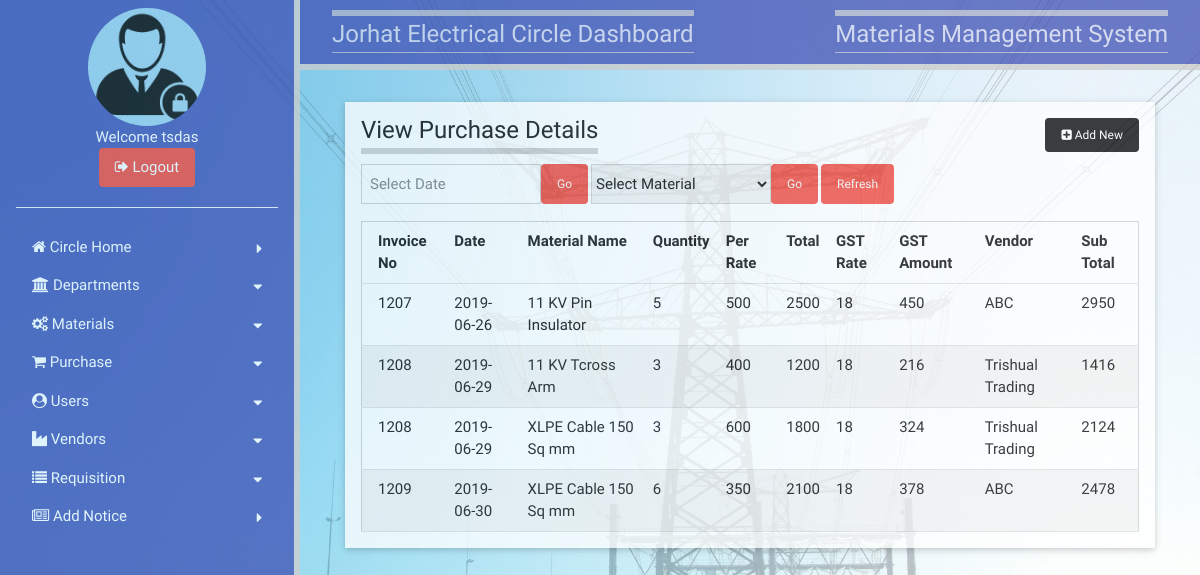
The app's page /APDCLTS/viewpurchase.php (signed in) with its own data.
### tables this page shows
CREATE TABLE `users` (
  `usertype` varchar(20) NOT NULL,
  `department` varchar(255) NOT NULL,
  `userid` varchar(100) NOT NULL,
  `password` varchar(100) NOT NULL,
  PRIMARY KEY (`userid`)
);

CREATE TABLE `purchasedetails` (
  `invoiceno` int(11) NOT NULL,
  `mid` int(11) NOT NULL,
  `quantity` int(11) NOT NULL,
  `rate` float NOT NULL,
  `amount` float NOT NULL,
  `gst` float NOT NULL,
  `gstamount` float NOT NULL,
  `total` float NOT NULL,
  PRIMARY KEY (`invoiceno`,`mid`)
);

CREATE TABLE `purchase` (
  `invoiceno` int(11) NOT NULL,
  `idate` varchar(100) NOT NULL,
  `vendor` varchar(100) NOT NULL,
  PRIMARY KEY (`invoiceno`)
);

CREATE TABLE `materials` (
  `mid` int(11) NOT NULL AUTO_INCREMENT,
  `mname` varchar(200) NOT NULL,
  `details` varchar(200) NOT NULL,
  PRIMARY KEY (`mid`)
);

### APDCLTS/viewpurchase.php (the view, shortened to what this page needs)
<?php
  require_once 'include/connect.php';
    $uid=$_SESSION["uname"];
    $sql="Select department from users where userid='$uid'";
    $result=mysqli_query($link,$sql);
    $row=mysqli_fetch_array($result);
    $divn=$row[0];
?>
<!doctype html>
<html>
<head>
<link href="css/w3.css" type="text/css" rel="stylesheet">
<link href="css/style.css" type="text/css" rel="stylesheet">
<link rel="stylesheet" href="https://cdnjs.cloudflare.com/ajax/libs/font-awesome/4.7.0/css/font-awesome.min.css">
<link href="jQueryAssets/jquery.ui.core.min.css" rel="stylesheet" type="text/css">
<link href="jQueryAssets/jquery.ui.theme.min.css" rel="stylesheet" type="text/css">
<link href="jQueryAssets/jquery.ui.datepicker.min.css" rel="stylesheet" type="text/css">
</head>
<body>
<?php include "circleSbar.php"; ?>
<div id="main" style="margin-left:300px">
    <div class="w3-container w3-indigo w3-right-align w3-opacity-min w3-bottombar">
      <div class="w3-container w3-indigo w3-right-align w3-opacity-min">
          	<div class="w3-left">
              <h3 class="topbar w3-border-bottom"><?php echo $divn; ?> Dashboard</h3>
            </div>
            <div class="w3-right">
              <h3 class="topbar w3-border-bottom">Materials Management System</h3>
            </div>
      </div>
    </div>
    	<div class="w3-card-2 w3-white w3-opacity-min" style="width:90%; margin:32px auto">
        	<div class="w3-container">
              <div class="left"><h3 class="bottombar">View Purchase Details</h3></div>
                <div class="right" style="padding-top:16px;"><a href="mpurchase.php" class="btn black round small text-white"><i class="fa fa-plus-square"></i> Add New</a></div>
            </div>
            <div class="w3-container">
            	<form id="form1" method="post" action="viewpurchase.php">
                	<div class="w3-left" style="width:180px;">
                    	<input type="text" id="Datepicker1" name="pdate" class="input border" placeholder="Select Date">
                    </div>
                  	<div class="w3-left">
                    	<input type="submit" name="search" class="btn red small round" value="Go" style="height:40px;">
                    </div>
                    <div class="w3-left" style="width:180px; margin-left:3px;">
                    	<Select name="mname" class="select border">
                        	<option disabled selected>Select Material</option>
                            <?php
                             $sql = "Select * from materials";
                            ?>
                        </Select>
                    </div>
                  	<div class="w3-left">
                    	<input type="submit" name="search1" class="btn red small round" value="Go" style="height:40px;">
                    </div>
                    <div class="w3-left" style="margin-left:3px;">
                    	<input type="submit" name="refresh" class="btn red small round" value="Refresh" style="height:40px;">
                    </div>
                </form>
            </div>
          <div class="w3-container w3-padding-16">
                    <table class="w3-table-all">
                            <thead>
                              <tr>
                                <th>Invoice No</th>
                                <th>Date</th>
                                <th>Material Name</th>
                                <th>Quantity</th>
                                <th>Per Rate</th>
                                <th>Total</th>
                                <th>GST Rate</th>
                                <th>GST Amount</th>
                                <th>Vendor</th>
                                <th>Sub Total</th>
                              </tr>
                            </thead>
                            <tbody>
                                <?php
									if(isset($_POST["search"]))
									{
										$date=mysqli_real_escape_string($link,$_POST["pdate"]);
										$pdate=date("Y-m-d",strtotime($date));
										$sql="Select A.*,B.mname,C.idate,C.vendor from purchasedetails as A,materials as B,purchase as C where C.idate='$pdate' and A.mid=B.mid and A.invoiceno=C.invoiceno";
									}
									else if(isset($_POST["search1"]))
									{
										$matid=$_POST["mname"];
										$sql="Select A.*,B.mname,C.idate,C.vendor from purchasedetails as A,materials as B,purchase as C where A.mid='$matid' and A.mid=B.mid and A.invoiceno=C.invoiceno";
									}
									else
									{
										$sql="Select A.*,B.mname,C.idate,C.vendor from purchasedetails as A,materials as B,purchase as C where A.mid=B.mid and A.invoiceno=C.invoiceno";
									}
									$result=mysqli_query($link,$sql);
									while($row=mysqli_fetch_array($result))
									{
								?>
                                   <tr>
                                     <td> <?php echo $row[0]; ?></td>
                                     <td> <?php echo $row["idate"]; ?></td>
                                     <td> <?php echo $row["mname"]; ?></td>
                                     <td> <?php echo $row[2]; ?></td>
                                     <td> <?php echo $row[3]; ?></td>
                                     <td> <?php echo $row[4]; ?></td>
                                     <td> <?php echo $row[5]; ?></td>
                                     <td> <?php echo $row[6]; ?></td>
                                     <td> <?php echo $row["vendor"]; ?></td>
                                     <td> <?php echo $row[7]; ?></td>
                                   </tr>
                                <?php } ?>
                            </tbody>
                    </table>
            </div>
    </div>
</div>
</body>
</html>

### APDCLTS/css/w3.css (style rules this page uses)
*,*:before,*:after { box-sizing:inherit }
html { -ms-text-size-adjust:100%;-webkit-text-size-adjust:100% }
body { margin:0 }
a { background-color:transparent;-webkit-text-decoration-skip:objects }
button,input,select,textarea { font:inherit;margin:0 }
button,input { overflow:visible }
button,select { text-transform:none }
button,html [type=button],[type=reset],[type=submit] { -webkit-appearance:button }
html,body { font-family:Verdana,sans-serif;font-size:15px;line-height:1.5 }
html { overflow-x:hidden }
h3 { font-size:24px }
h1,h2,h3,h4,h5,h6 { font-family:"Segoe UI",Arial,sans-serif;font-weight:400;margin:10px 0 }
a { color:inherit }
.w3-table,.w3-table-all { border-collapse:collapse;border-spacing:0;width:100%;display:table }
.w3-table-all { border:1px solid #ccc }
.w3-bordered tr,.w3-table-all tr { border-bottom:1px solid #ddd }
.w3-table-all tr:nth-child(odd) { background-color:#fff }
.w3-table-all tr:nth-child(even) { background-color:#f1f1f1 }
.w3-table td,.w3-table th,.w3-table-all td,.w3-table-all th { padding:8px 8px;display:table-cell;text-align:left;vertical-align:top }
.w3-table th:first-child,.w3-table td:first-child,.w3-table-all th:first-child,.w3-table-all td:first-child { padding-left:16px }
.w3-main,#main { transition:margin-left .4s }
.w3-container:after,.w3-container:before,.w3-panel:after,.w3-panel:before,.w3-row:after,.w3-row:before,.w3-row-padding:after,.w3-row-padding:before, .w3-cell-row:before,.w3-cell-row:after,.w3-clear:after,.w3-clear:before,.w3-bar:before,.w3-bar:after { content:"";display:table;clear:both }
.w3-container,.w3-panel { padding:0.01em 16px }
.w3-card,.w3-card-2 { box-shadow:0 2px 5px 0 rgba(0,0,0,0.16),0 2px 10px 0 rgba(0,0,0,0.12) }
.w3-opacity-min { opacity:0.75 }
.w3-right-align { text-align:right!important }
.w3-border-bottom { border-bottom:1px solid #ccc!important }
.w3-bottombar { border-bottom:6px solid #ccc!important }
.w3-padding-16 { padding-top:16px!important;padding-bottom:16px!important }
.w3-left { float:left!important }
.w3-right { float:right!important }
.w3-indigo,.w3-hover-indigo:hover { color:#fff!important;background-color:#3f51b5!important }
.w3-white,.w3-hover-white:hover { color:#000!important;background-color:#fff!important }

### APDCLTS/css/style.css (style rules this page uses)
*,*:before,*:after { box-sizing:inherit }
html { -ms-text-size-adjust:100%;-webkit-text-size-adjust:100% }
body { margin:0 }
a { background-color:transparent;-webkit-text-decoration-skip:objects }
button,input,select,textarea { font:inherit;margin:0 }
button,input { overflow:visible }
button,select { text-transform:none }
button,html [type=button],[type=reset],[type=submit] { -webkit-appearance:button }
html,body { font-family:Verdana,sans-serif;font-size:15px;line-height:1.5 }
html { overflow-x:hidden }
h3 { font-size:24px }
h1,h2,h3,h4,h5,h6 { font-family:"Segoe UI",Arial,sans-serif;font-weight:400;margin:10px 0 }
a { color:inherit }
.btn,.button { border:none;display:inline-block;padding:8px 16px;vertical-align:middle;overflow:hidden;text-decoration:none;color:inherit;background-color:inherit;text-align:center;cursor:pointer;white-space:nowrap }
.btn,.button { -webkit-touch-callout:none;-webkit-user-select:none;-khtml-user-select:none;-moz-user-select:none;-ms-user-select:none;user-select:none }
.input { padding:8px;display:block;border:none;border-bottom:1px solid #ccc;width:100% }
.select { padding:9px 0;width:100%;border:none;border-bottom:1px solid #ccc }
.main,#main { transition:margin-left .4s }
.round,.round-medium { border-radius:4px }
.small { font-size:12px!important }
.border { border:1px solid #ccc!important }
.topbar { border-top:6px solid #ccc!important }
.bottombar { border-bottom:6px solid #ccc!important }
.left { float:left!important }
.right { float:right!important }
.red,.hover-red:hover { color:#fff!important;background-color:#f44336!important }
.black,.hover-black:hover { color:#fff!important;background-color:#000!important }
.text-white,.hover-text-white:hover { color:#fff!important }

### APDCLTS/viewpurchase.php (style rules this page uses)
body { font-family: 'Concert One', cursive; background-image:url(images/bgrd.jpg); background-repeat:no-repeat; background-size:cover; }
h3 { font-family: 'Concert One', cursive; }

### records on screen
users: department "Jorhat Electrical Circle"
purchasedetails: invoiceno "1207", purchase.idate "2019-06-26", mid.mname "11 KV Pin Insulator", quantity "5", rate "500", amount "2500", gst "18", gstamount "450", purchase.vendor "ABC", total "2950"
purchasedetails: invoiceno "1208", purchase.idate "2019-06-29", mid.mname "11 KV Tcross Arm", quantity "3", rate "400", amount "1200", gst "18", gstamount "216", purchase.vendor "Trishual Trading", total "1416"
purchasedetails: invoiceno "1208", purchase.idate "2019-06-29", mid.mname "XLPE Cable 150 Sq mm", quantity "3", rate "600", amount "1800", gst "18", gstamount "324", purchase.vendor "Trishual Trading", total "2124"
purchasedetails: invoiceno "1209", purchase.idate "2019-06-30", mid.mname "XLPE Cable 150 Sq mm", quantity "6", rate "350", amount "2100", gst "18", gstamount "378", purchase.vendor "ABC", total "2478"

### other values on screen
$uid "tsdas"
